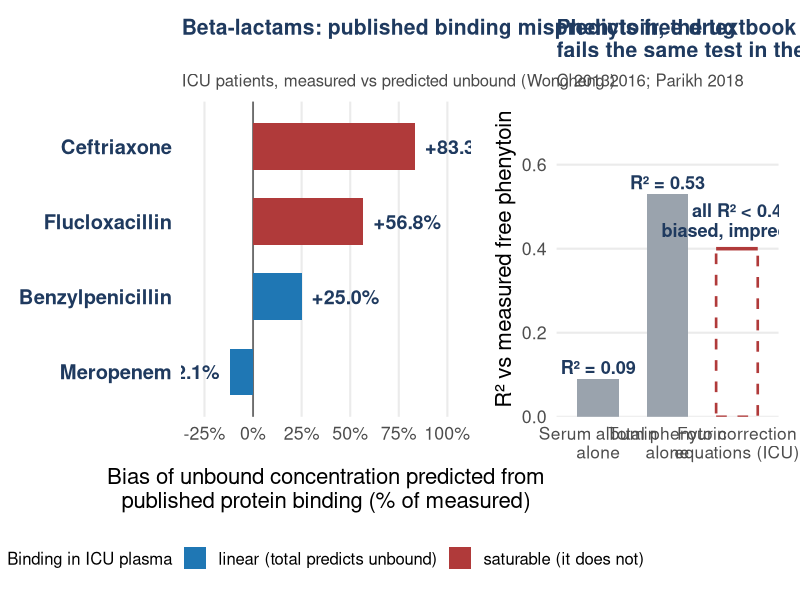

This figure's R source:
# =============================================================================
# Section 3 slide. Can a total concentration be corrected for albumin, as taught
# for phenytoin (Sheiner-Tozer)? Published summary statistics only.
# Left:  Wong 2013 (AAC 57:6165; ICU patients): bias of unbound concentration
#        predicted from PUBLISHED protein-binding values vs measured unbound:
#        ceftriaxone +83.3 %, flucloxacillin +56.8 %, benzylpenicillin +25 %
#        (over-prediction), meropenem -12.1 % (under-prediction). Measured total
#        and unbound were linearly related for all drugs EXCEPT ceftriaxone and
#        flucloxacillin (saturable binding).
# Right: phenytoin, the textbook case. Cheng/Kiang/Ensom 2016 (CJHP 69(4)):
#        only albumin (R2 = 0.09) and total phenytoin (R2 = 0.53) correlated with
#        free phenytoin; all equations performed poorly in critical care.
#        Parikh & MacLaren 2018 (J Crit Care 44:95): four correction equations in
#        a medical ICU, R2 < 0.4 for all; biased and imprecise.
# =============================================================================
suppressPackageStartupMessages({library(dplyr); library(ggplot2); library(patchwork)})
col_blue <- "#1f77b4"; col_grey <- "#9aa3ad"; col_navy <- "#1f3a5f"; col_dark <- "#4a4a4a"; col_red <- "#b03a3a"
base_theme <- function(bs = 17) theme_minimal(base_size = bs) + theme(panel.grid.minor = element_blank(), plot.title = element_text(face = "bold", color = col_navy, size = bs * 0.95), plot.subtitle = element_text(color = col_dark, size = bs * 0.75), plot.margin = margin(8, 10, 8, 8))

w <- tibble(drug = c("Ceftriaxone", "Flucloxacillin", "Benzylpenicillin", "Meropenem"),
            bias = c(83.3, 56.8, 25, -12.1),
            binding = c("saturable", "saturable", "linear", "linear")) |>
  mutate(drug = factor(drug, rev(drug)), lab = sprintf("%+.1f%%", bias))
p1 <- ggplot(w, aes(bias, drug, fill = binding)) +
  geom_vline(xintercept = 0, color = col_dark) +
  geom_col(width = 0.62) +
  geom_text(aes(label = lab, hjust = ifelse(bias > 0, -0.15, 1.15)), size = 5, fontface = "bold", color = col_navy) +
  scale_fill_manual(values = c(saturable = col_red, linear = col_blue), name = "Binding in ICU plasma",
                    labels = c(linear = "linear (total predicts unbound)", saturable = "saturable (it does not)")) +
  scale_x_continuous(limits = c(-30, 105), breaks = seq(-25, 100, 25), labels = \(x) paste0(x, "%")) +
  labs(x = "Bias of unbound concentration predicted from\npublished protein binding (% of measured)", y = NULL,
       title = "Beta-lactams: published binding mispredicts free drug",
       subtitle = "ICU patients, measured vs predicted unbound (Wong 2013)") +
  base_theme(16) + theme(legend.position = "bottom", legend.direction = "horizontal", legend.title = element_text(size = 12), legend.text = element_text(size = 12),
                         panel.grid.major.y = element_blank(), axis.text.y = element_text(size = 14.5, color = col_navy, face = "bold"))

ph <- tibble(pred = factor(c("Serum albumin\nalone", "Total phenytoin\nalone", "Four correction\nequations (ICU)"),
                           c("Serum albumin\nalone", "Total phenytoin\nalone", "Four correction\nequations (ICU)")),
             r2 = c(0.09, 0.53, 0.4), kind = c("obs", "obs", "ceiling"),
             lab = c("R\u00b2 = 0.09", "R\u00b2 = 0.53", "all R\u00b2 < 0.4\nbiased, imprecise"))
p2 <- ggplot(ph, aes(pred, r2)) +
  geom_col(data = filter(ph, kind == "obs"), fill = col_grey, width = 0.6) +
  geom_col(data = filter(ph, kind == "ceiling"), fill = NA, color = col_red, linetype = "dashed", linewidth = 0.9, width = 0.6) +
  geom_segment(data = filter(ph, kind == "ceiling"), aes(x = 2.7, xend = 3.3, y = 0.4, yend = 0.4), color = col_red, linewidth = 1.2) +
  geom_text(aes(label = lab), vjust = -0.35, size = 4.6, lineheight = 0.9, fontface = "bold", color = col_navy) +
  scale_y_continuous(limits = c(0, 0.75), breaks = seq(0, 0.6, 0.2), expand = c(0, 0)) +
  labs(x = NULL, y = "R\u00b2 vs measured free phenytoin",
       title = "Phenytoin, the textbook case,\nfails the same test in the ICU",
       subtitle = "Cheng 2016; Parikh 2018") +
  base_theme(16) + theme(panel.grid.major.x = element_blank(), axis.text.x = element_text(size = 12.5, lineheight = 0.9))
p <- p1 + p2 + plot_layout(widths = c(1.3, 1))
ggsave("figures/albumin_correction.png", p, width = 13, height = 5.8, dpi = 300, bg = "white")
